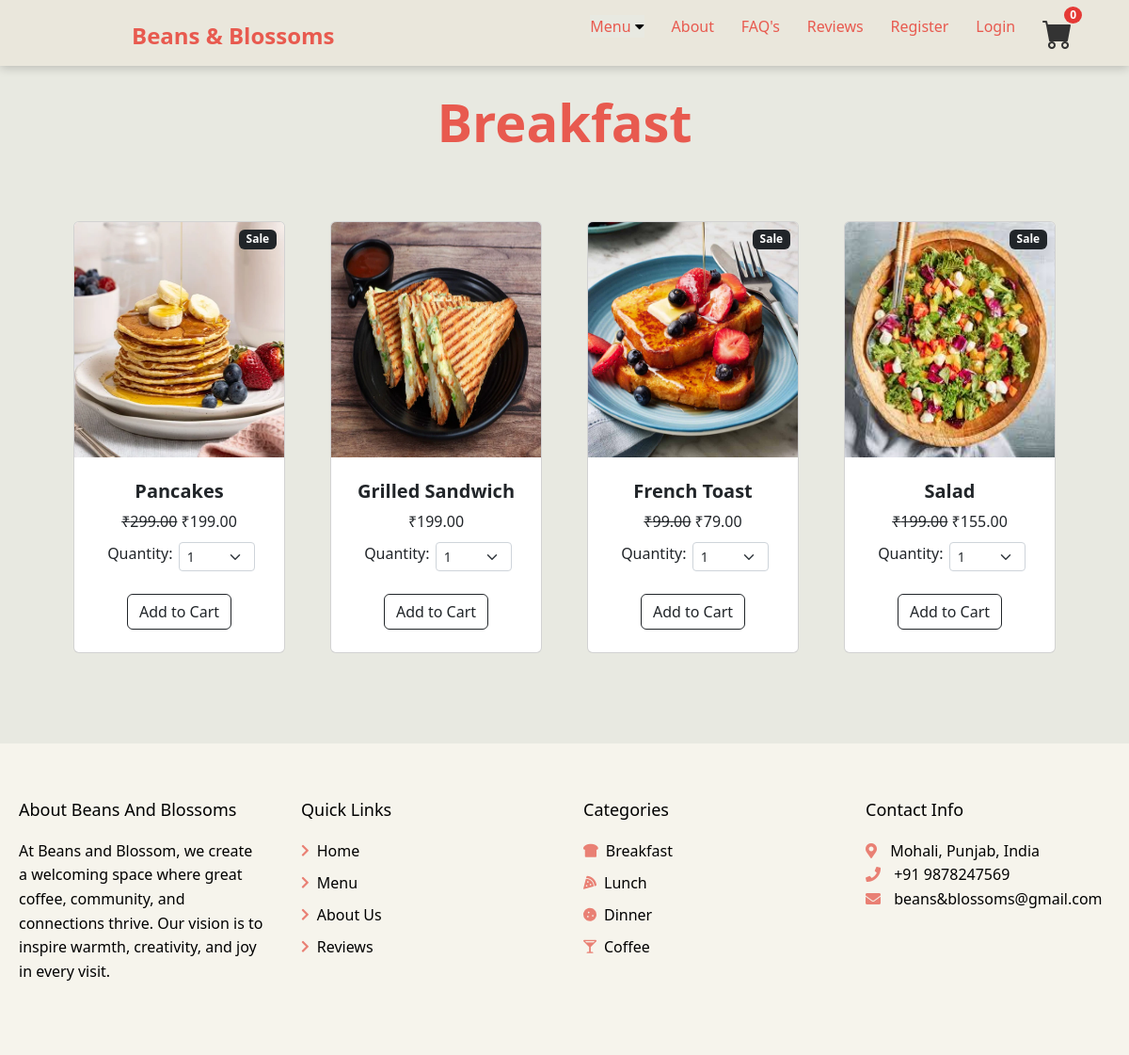
The app's page /category/Breakfast with its own data.
### main/models.py (models this page shows, shortened)
class Category(models.Model):
    name = models.CharField(max_length=50)
    def __str__(self):
        return self.name

class Product(models.Model):
    name =  models.CharField(max_length=100)
    price =  models.DecimalField(default=0,decimal_places=2,max_digits=6)
    category =  models.ForeignKey(Category, on_delete=models.CASCADE, default=1)
    image = models.ImageField(upload_to='uploads/product/')
    is_sale = models.BooleanField(default=False)
    sale_price = models.DecimalField(default=0, decimal_places=2, max_digits=6)

### main/views.py (the view)
# urls.py: path('category/<str:food>', views.category, name='category'),
def category(request, food):
    try:
        category = Category.objects.get(name=food)
        products = Product.objects.filter(category=category)
        return render(request, 'category.html',{'products':products, 'category':category} )
    except:
        messages.success(request, ("The category does.nt exist."))
        return redirect('menu')

### cart/context_processors.py (called while the page is built)
def cart(request):
    return {'cart': Cart(request)}

### main/templates/category.html (shortened to what this page needs)
{% extends 'base.html' %}
{% load static %}
{% block content %}
        <header class="py-5">
            <div class="container px-4 px-lg-5 my-5">
                <div class="text-center" style="color:  #E85A4F;;">
                    <h1 class="display-4 fw-bolder">{{ category }}</h1>
                </div>
            </div>
        </header>
        <section class="py-5" style="margin-top: -120px;">
            <div class="container px-4 px-lg-5 mt-5">
                <div class="row gx-4 gx-lg-5 row-cols-2 row-cols-md-3 row-cols-xl-4 justify-content-center">
                    {% for product in products %}
                        {% if product.is_sale == True %}
                    <div class="col mb-5">
                        <div class="card h-100">
                            <div class = "badge bg-dark text-white position-absolute" style="top:0.5rem;right: 0.5rem;">Sale</div>
                            <img class="card-img-top" src="{{ product.image.url }}" height="250px" alt="..." />
                            <div class="card-body p-4">
                                <div class="text-center">
                                    <h5 class="fw-bolder">{{product.name}}</h5>
                                    <strike>₹{{product.price}}</strike>&nbsp;₹{{product.sale_price}}<br>
                                    <center>
                                        <div style="display: flex; margin-right: -70px;margin-top: 10px;">
                                        <div class="col-md-4" style="margin-left: 5px; ">Quantity:</div>
                                    <div class="col-md-4">
                                <select class="form-select form-select-sm" id="qty-cart">
                                    <option value="1">1</option>
                                </select>
                                </div>
                                </div></div></center>
                            </div>
                            <div class="card-footer p-4 pt-0 border-top-0 bg-transparent">
                                <div class="text-center">
                                    <button class="btn btn-outline-dark mt-auto addcart" type="button" value="{{ product.id }}" >Add to Cart</button>
                                </div>
                            </div>
                        </div>
                    </div>
                    {% else %}
                    <div class="col mb-5">
                        <div class="card h-100">
                            <img class="card-img-top" src="{{ product.image.url }}" height="250px" alt="..." />
                            <div class="card-body p-4">
                                <div class="text-center">
                                    <h5 class="fw-bolder">{{product.name}}</h5>
                                    ₹{{product.price}}<br>
                                    <center>
                                        <div style="display: flex; margin-right: -70px;margin-top: 10px;">
                                        <div class="col-md-4" style="margin-left: 5px; ">Quantity:</div>
                                    <div class="col-md-4">
                                <select class="form-select form-select-sm" id="qty-cart">
                                    <option value="1">1</option>
                                </select>
                                </div>
                                </div></div></center>
                            </div>
                            <div class="card-footer p-4 pt-0 border-top-0 bg-transparent">
                                <div class="text-center">
                                    <button class="btn btn-outline-dark mt-auto addcart" type="button" value="{{ product.id }}" >Add to Cart</button>
                                </div>
                            </div>
                        </div>
                    </div>
                    {% endif %}
                {% endfor %}
    </div>
    </section>
{% endblock %}

### main/templates/base.html (style rules this page uses)
* { margin: 0; padding: 0; box-sizing: border-box; }
body { background-color: #E8E9E1; }

### records on screen
Category: name "Breakfast"
Product: image (picture), name "Pancakes", price "299.00", sale_price "199.00"
Product: image (picture), name "Grilled Sandwich", price "199.00", {{ product.id }} 2 (drawn)
Product: image (picture), name "French Toast", price "99.00", sale_price "79.00", {{ product.id }} 3 (drawn)
Product: image (picture), name "Salad", price "199.00", sale_price "155.00", {{ product.id }} 4 (drawn)
